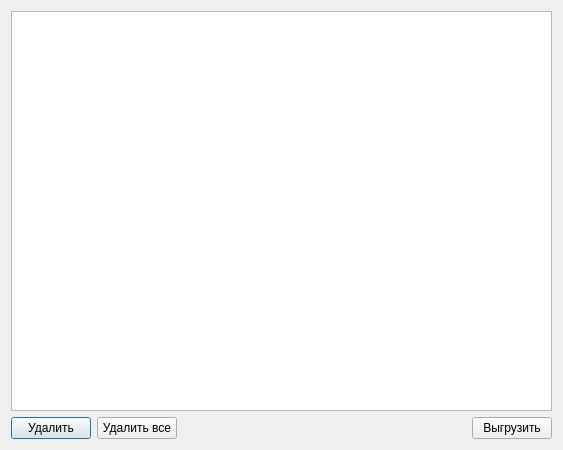
<?xml version="1.0" encoding="UTF-8"?>
<ui version="4.0">
 <class>memory_list</class>
 <widget class="QDialog" name="memory_list">
  <property name="geometry">
   <rect>
    <x>0</x>
    <y>0</y>
    <width>563</width>
    <height>450</height>
   </rect>
  </property>
  <property name="windowTitle">
   <string>Измерения</string>
  </property>
  <property name="windowIcon">
   <iconset>
    <normaloff>../build-linearity_measurement-Desktop_Qt_5_8_0_MinGW_32bit-Release/release/ico/память.png</normaloff>../build-linearity_measurement-Desktop_Qt_5_8_0_MinGW_32bit-Release/release/ico/память.png</iconset>
  </property>
  <layout class="QVBoxLayout" name="verticalLayout_2">
   <item>
    <layout class="QVBoxLayout" name="verticalLayout">
     <item>
      <widget class="QTableWidget" name="tableWidget">
       <property name="autoScroll">
        <bool>true</bool>
       </property>
      </widget>
     </item>
    </layout>
   </item>
   <item>
    <layout class="QHBoxLayout" name="horizontalLayout">
     <item>
      <widget class="QPushButton" name="pushButton_2">
       <property name="text">
        <string>Удалить</string>
       </property>
      </widget>
     </item>
     <item>
      <widget class="QPushButton" name="deleteall">
       <property name="text">
        <string>Удалить все</string>
       </property>
      </widget>
     </item>
     <item>
      <spacer name="horizontalSpacer">
       <property name="orientation">
        <enum>Qt::Horizontal</enum>
       </property>
       <property name="sizeHint" stdset="0">
        <size>
         <width>40</width>
         <height>20</height>
        </size>
       </property>
      </spacer>
     </item>
     <item alignment="Qt::AlignHCenter">
      <widget class="QPushButton" name="pushButton">
       <property name="text">
        <string>Выгрузить</string>
       </property>
      </widget>
     </item>
    </layout>
   </item>
  </layout>
 </widget>
 <resources/>
 <connections/>
</ui>
